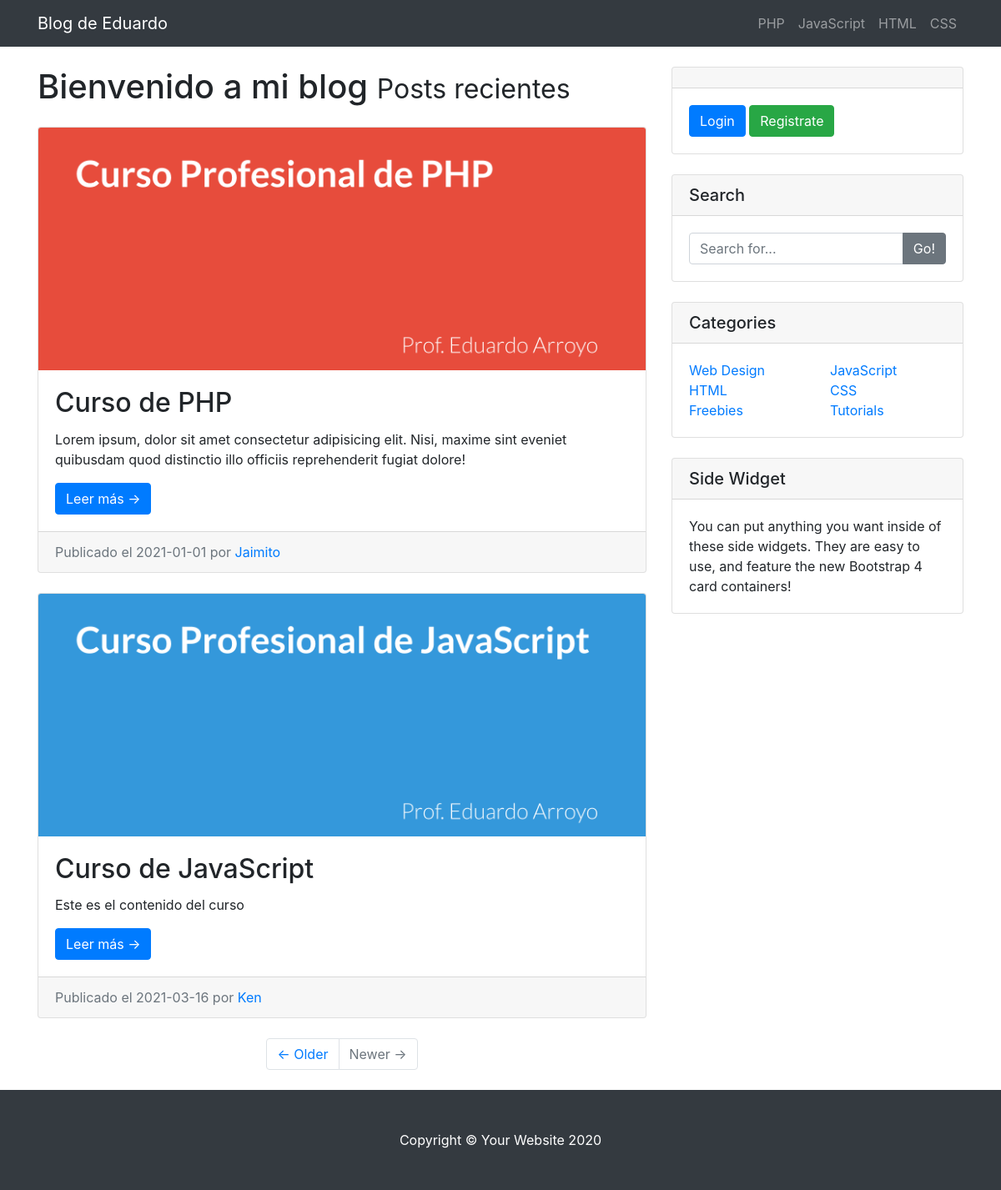
The page / on the database its author committed.
### tables this page shows
CREATE TABLE `categorias` (
  `cat_id` int(10) UNSIGNED NOT NULL,
  `cat_nombre` varchar(20) NOT NULL
);

CREATE TABLE `posts` (
  `post_id` int(10) UNSIGNED NOT NULL,
  `post_cat_id` int(10) NOT NULL,
  `post_titulo` varchar(255) NOT NULL,
  `post_autor` varchar(30) NOT NULL,
  `post_fecha` date NOT NULL,
  `post_img` text NOT NULL,
  `post_contenido` text NOT NULL,
  `post_tags` varchar(50) DEFAULT NULL,
  `post_vistas` int(11) NOT NULL DEFAULT 0,
  `post_status` varchar(30) NOT NULL
);

### recursos/funciones.php (the view, shortened to what this page needs)
<?php
    function f_query($sql){
        global $conexion;
        return mysqli_query($conexion,$sql);
    }
    function f_fetch_array($resultado){
        return mysqli_fetch_array($resultado);
    }
    function f_show_posts_front(){
        $query = f_query("SELECT * FROM posts");
        while($fila = f_fetch_array($query)){
            $posts = <<<DELIMITADOR
            <div class="card mb-4">
                <img class="card-img-top" src="img/{$fila['post_img']}" alt="{$fila['post_titulo']}">
                <div class="card-body">
                    <h2 class="card-title">{$fila['post_titulo']}</h2>
                    <p class="card-text">
                        {$fila['post_contenido']}
                    </p>
                    <a href="post.php?post_id={$fila['post_id']}" class="btn btn-primary">Leer más &rarr;</a>
                </div>
                <div class="card-footer text-muted">
                    Publicado el {$fila['post_fecha']} por
                    <a href="#">{$fila['post_autor']}</a>
                </div>
            </div>
DELIMITADOR;
            echo $posts;
        }
    }
?>

### recursos/plantillas/front/head.php (shortened to what this page needs)
<!DOCTYPE html>
<html lang="es">
<head>
  <link href="vendor/bootstrap/css/bootstrap.min.css" rel="stylesheet">
  <link rel="stylesheet" href="https://pro.fontawesome.com/releases/v5.10.0/css/all.css"/>
  <link href="css/blog-home.css" rel="stylesheet">
</head>
<body>

### recursos/plantillas/front/nav.php (shortened to what this page needs)
<nav class="navbar navbar-expand-lg navbar-dark bg-dark fixed-top">
    <div class="container">
      <a class="navbar-brand" href="./">Blog de Eduardo</a>
      <div class="collapse navbar-collapse" id="navbarResponsive">
        <ul class="navbar-nav ml-auto">
            <?php
                $query = f_query("SELECT * FROM categorias");
                while($fila = f_fetch_array($query)){
                    ?>
                    <li class="nav-item">
                        <a class="nav-link" href="#"><?php echo $fila['cat_nombre'];  ?></a>
                    </li>
                <?php }
            ?>
        </ul>
      </div>
    </div>
</nav>

### public/index.php (shortened to what this page needs)
<?php include(TEMPLATE_FRONT . DS . "head.php"); ?>
  <?php include(TEMPLATE_FRONT . DS . "nav.php"); ?>
  <div class="container">
    <div class="row">
      <div class="col-md-8">
        <h1 class="my-4">Bienvenido a mi blog
          <small>Posts recientes</small>
        </h1>
        <?php f_show_posts_front(); ?>
        <ul class="pagination justify-content-center mb-4">
          <li class="page-item">
            <a class="page-link" href="#">&larr; Older</a>
          </li>
          <li class="page-item disabled">
            <a class="page-link" href="#">Newer &rarr;</a>
          </li>
        </ul>
      </div>
      <?php include(TEMPLATE_FRONT . DS . "sidebar.php"); ?>
    </div>
  </div>
  <?php include(TEMPLATE_FRONT . DS . "footer.php"); ?>

### recursos/plantillas/front/sidebar.php
<div class="col-md-4">
    <div class="card my-4">
      <h5 class="card-header"></h5>
      <div class="card-body">
        <div>
          <?php
            if(isset($_SESSION['user_rol'])){
              ?>
              Bienvenido, <a href="perfil.php?usuario=<?php echo $_SESSION['user_id']; ?>"><?php echo $_SESSION['usuario']; ?></a>
              <div>
                <a href="logout.php" class="btn btn-info">Logout</a>
              </div>
            <?php }
            else{
              ?>
                <a href="login.php" class="btn btn-primary">Login</a>
                <a href="register.php" class="btn btn-success">Registrate</a>
            <?php }
          ?>
        </div>
      </div>
    </div>
    <div class="card my-4">
      <h5 class="card-header">Search</h5>
      <div class="card-body">
        <div class="input-group">
          <input type="text" class="form-control" placeholder="Search for...">
          <span class="input-group-append">
            <button class="btn btn-secondary" type="button">Go!</button>
          </span>
        </div>
      </div>
    </div>
    <div class="card my-4">
      <h5 class="card-header">Categories</h5>
      <div class="card-body">
        <div class="row">
          <div class="col-lg-6">
            <ul class="list-unstyled mb-0">
              <li>
                <a href="#">Web Design</a>
              </li>
              <li>
                <a href="#">HTML</a>
              </li>
              <li>
                <a href="#">Freebies</a>
              </li>
            </ul>
          </div>
          <div class="col-lg-6">
            <ul class="list-unstyled mb-0">
              <li>
                <a href="#">JavaScript</a>
              </li>
              <li>
                <a href="#">CSS</a>
              </li>
              <li>
                <a href="#">Tutorials</a>
              </li>
            </ul>
          </div>
        </div>
      </div>
    </div>
    <div class="card my-4">
      <h5 class="card-header">Side Widget</h5>
      <div class="card-body">
        You can put anything you want inside of these side widgets. They are easy to use, and feature the new Bootstrap 4 card containers!
      </div>
    </div>
</div>

### recursos/plantillas/front/footer.php (shortened to what this page needs)
  <footer class="py-5 bg-dark">
    <div class="container">
      <p class="m-0 text-center text-white">Copyright &copy; Your Website 2020</p>
    </div>
  </footer>
</body>
</html>

### public/css/blog-home.css (style rules this page uses)
body { padding-top: 56px; }

### rows shown on the page
categorias: cat_nombre "PHP"
categorias: cat_nombre "JavaScript"
categorias: cat_nombre "HTML"
categorias: cat_nombre "CSS"
posts: post_img (picture), post_titulo "Curso de PHP", post_contenido "Lorem ipsum, dolor sit amet consectetur adipisicing elit. Nisi, maxime sint eveniet quibusdam quod distinctio illo officiis reprehenderit fugiat dolore!", post_fecha "2021-01-01", post_autor "Jaimito"
posts: post_img (picture), post_titulo "Curso de JavaScript", post_contenido "Este es el contenido del curso", post_fecha "2021-03-16", post_autor "Ken"
